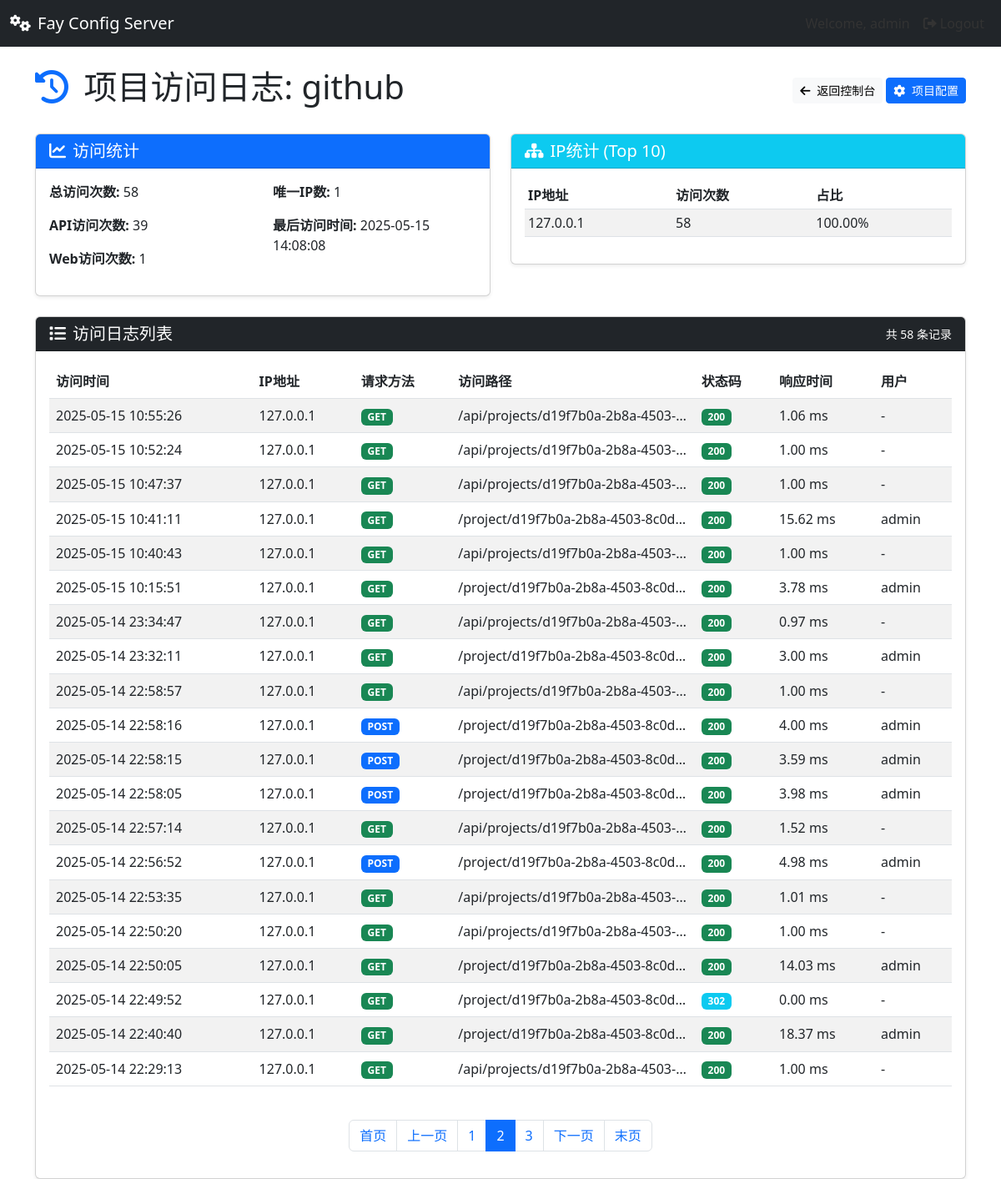
The page /project/d19f7b0a-2b8a-4503-8c0d-1a587b90eb69/logs?page=2&per_page=20 (signed in) on the database its author committed.
### tables this page shows
CREATE TABLE project_stats (
        project_id TEXT PRIMARY KEY,
        last_access TIMESTAMP,
        total_accesses INTEGER DEFAULT 0,
        api_accesses INTEGER DEFAULT 0,
        web_accesses INTEGER DEFAULT 0,
        unique_ips INTEGER DEFAULT 0
    );

CREATE TABLE access_logs (
        id INTEGER PRIMARY KEY AUTOINCREMENT,
        project_id TEXT NOT NULL,
        access_time TIMESTAMP NOT NULL,
        ip_address TEXT,
        user_agent TEXT,
        request_method TEXT,
        endpoint TEXT,
        params TEXT,
        status_code INTEGER,
        response_time REAL,
        user_id TEXT
    );

### app.py (the view)
@app.route('/project/<project_id>/logs', methods=['GET'])
@login_required
def project_logs(project_id):
    if not project_id:
        flash('项目ID不能为空', 'danger')
        return redirect(url_for('dashboard'))
    project_dir = os.path.join(APP_CONFIG['PROJECTS_DIR'], project_id)
    if not os.path.exists(project_dir):
        flash(f'找不到项目目录: {project_dir}', 'danger')
        return redirect(url_for('dashboard'))
    project_config_path = os.path.join(project_dir, 'project.json')
    if not os.path.exists(project_config_path):
        flash(f'找不到项目配置文件: {project_config_path}', 'danger')
        return redirect(url_for('dashboard'))
    try:
        with open(project_config_path, 'r', encoding='utf-8') as f:
            project_config = json.load(f)
        if 'id' not in project_config:
            project_config['id'] = project_id
        page = request.args.get('page', 1, type=int)
        per_page = request.args.get('per_page', 20, type=int)
        logs = access_log.get_project_access_logs(
            project_id,
            limit=per_page,
            offset=(page-1)*per_page
        )
        stats = access_log.get_project_stats(project_id)
        ip_stats = access_log.get_project_ip_stats(project_id)
        total_pages = (logs['total'] + per_page - 1) // per_page
        return render_template(
            'project_logs.html',
            project=project_config,
            logs=logs['logs'],
            stats=stats,
            ip_stats=ip_stats,
            page=page,
            per_page=per_page,
            total_pages=total_pages,
            total_records=logs['total']
        )
    except Exception as e:
        flash(f'读取项目访问日志时出错: {str(e)}', 'danger')
        return redirect(url_for('dashboard'))

### app.py (called while the page is built, shortened)
def login_required(f):
    @wraps(f)
    def decorated_function(*args, **kwargs):
        if 'logged_in' not in session:
            flash('Please log in to access this page', 'warning')
            return redirect(url_for('login'))
        return f(*args, **kwargs)
    return decorated_function

@app.before_request
def log_request_info():
    request.start_time = time.time()

@app.after_request
def log_request(response):
    try:
        is_config_api = False
        project_id = None
    except Exception as e:
        print(f"访问日志记录错误: {str(e)}")
    return response

### utils/access_log.py (called while the page is built)
def get_project_stats(project_id=None):
    try:
        conn = sqlite3.connect(DB_PATH)
        conn.row_factory = sqlite3.Row
        cursor = conn.cursor()
        if project_id:
            cursor.execute('SELECT * FROM project_stats WHERE project_id = ?', (project_id,))
            result = cursor.fetchone()
            stats = dict(result) if result else None
        else:
            cursor.execute('SELECT * FROM project_stats ORDER BY last_access DESC')
            stats = [dict(row) for row in cursor.fetchall()]
        conn.close()
        return stats
    except Exception as e:
        print(f"获取项目统计时出错: {str(e)}")
        return [] if project_id is None else None

def get_project_ip_stats(project_id, limit=10):
    try:
        conn = sqlite3.connect(DB_PATH)
        cursor = conn.cursor()
        cursor.execute('''
        SELECT ip_address, COUNT(*) as count
        FROM access_logs
        WHERE project_id = ?
        GROUP BY ip_address
        ORDER BY count DESC
        LIMIT ?
        ''', (project_id, limit))
        ip_stats = [{'ip': row[0], 'count': row[1]} for row in cursor.fetchall()]
        conn.close()
        return ip_stats
    except Exception as e:
        print(f"获取IP统计时出错: {str(e)}")
        return []

### templates/project_logs.html (shortened to what this page needs)
{% extends 'base.html' %}
{% block content %}
<div class="container mt-4">
  <div class="d-flex justify-content-between align-items-center mb-4">
    <h1>
      <i class="fas fa-history text-primary me-2"></i>
      项目访问日志: {{ project.name }}
    </h1>
    <div>
      <a href="{{ url_for('dashboard') }}" class="btn btn-light btn-sm">
        <i class="fas fa-arrow-left me-1"></i> 返回控制台
      </a>
      <a href="{{ url_for('project_config', project_id=project.id) }}" class="btn btn-primary btn-sm">
        <i class="fas fa-cog me-1"></i> 项目配置
      </a>
    </div>
  </div>
  <div class="row mb-4">
    <div class="col-md-6">
      <div class="card shadow-sm">
        <div class="card-header bg-primary text-white">
          <h5 class="mb-0"><i class="fas fa-chart-line me-2"></i>访问统计</h5>
        </div>
        <div class="card-body">
          {% if stats %}
          <div class="row">
            <div class="col-md-6">
              <p><strong>总访问次数:</strong> {{ stats.total_accesses }}</p>
              <p><strong>API访问次数:</strong> {{ stats.api_accesses }}</p>
              <p><strong>Web访问次数:</strong> {{ stats.web_accesses }}</p>
            </div>
            <div class="col-md-6">
              <p><strong>唯一IP数:</strong> {{ stats.unique_ips }}</p>
              <p><strong>最后访问时间:</strong> {{ stats.last_access }}</p>
            </div>
          </div>
          {% else %}
          <p class="text-center text-muted">暂无访问统计数据</p>
          {% endif %}
        </div>
      </div>
    </div>
    <div class="col-md-6">
      <div class="card shadow-sm">
        <div class="card-header bg-info text-white">
          <h5 class="mb-0"><i class="fas fa-sitemap me-2"></i>IP统计 (Top 10)</h5>
        </div>
        <div class="card-body">
          {% if ip_stats %}
          <div class="table-responsive">
            <table class="table table-sm table-striped">
              <thead>
                <tr>
                  <th>IP地址</th>
                  <th>访问次数</th>
                  <th>占比</th>
                </tr>
              </thead>
              <tbody>
                {% for ip in ip_stats %}
                <tr>
                  <td>{{ ip.ip }}</td>
                  <td>{{ ip.count }}</td>
                  <td>
                    {% if stats and stats.total_accesses > 0 %}
                    {{ "%.2f"|format(ip.count / stats.total_accesses * 100) }}%
                    {% else %}
                    0%
                    {% endif %}
                  </td>
                </tr>
                {% endfor %}
              </tbody>
            </table>
          </div>
          {% else %}
          <p class="text-center text-muted">暂无IP统计数据</p>
          {% endif %}
        </div>
      </div>
    </div>
  </div>
  <div class="card shadow-sm">
    <div class="card-header bg-dark text-white d-flex justify-content-between align-items-center">
      <h5 class="mb-0"><i class="fas fa-list me-2"></i>访问日志列表</h5>
      <small>共 {{ total_records }} 条记录</small>
    </div>
    <div class="card-body">
      {% if logs %}
      <div class="table-responsive">
        <table class="table table-striped table-hover">
          <thead>
            <tr>
              <th>访问时间</th>
              <th>IP地址</th>
              <th>请求方法</th>
              <th>访问路径</th>
              <th>状态码</th>
              <th>响应时间</th>
              <th>用户</th>
            </tr>
          </thead>
          <tbody>
            {% for log in logs %}
            <tr>
              <td>{{ log.access_time }}</td>
              <td>{{ log.ip_address }}</td>
              <td>
                <span class="badge {% if log.request_method == 'GET' %}bg-success{% elif log.request_method == 'POST' %}bg-primary{% elif log.request_method == 'PUT' %}bg-warning{% elif log.request_method == 'DELETE' %}bg-danger{% else %}bg-secondary{% endif %}">
                  {{ log.request_method }}
                </span>
              </td>
              <td class="text-truncate" style="max-width: 200px;">{{ log.endpoint }}</td>
              <td>
                <span class="badge {% if log.status_code < 300 %}bg-success{% elif log.status_code < 400 %}bg-info{% elif log.status_code < 500 %}bg-warning{% else %}bg-danger{% endif %}">
                  {{ log.status_code }}
                </span>
              </td>
              <td>{{ "%.2f"|format(log.response_time * 1000) }} ms</td>
              <td>{{ log.user_id if log.user_id else "-" }}</td>
            </tr>
            {% endfor %}
          </tbody>
        </table>
      </div>
      {% if total_pages > 1 %}
      <nav aria-label="访问日志分页" class="mt-4">
        <ul class="pagination justify-content-center">
          <li class="page-item {% if page == 1 %}disabled{% endif %}">
            <a class="page-link" href="{{ url_for('project_logs', project_id=project.id, page=1, per_page=per_page) }}">首页</a>
          </li>
          <li class="page-item {% if page == 1 %}disabled{% endif %}">
            <a class="page-link" href="{{ url_for('project_logs', project_id=project.id, page=page-1, per_page=per_page) }}">上一页</a>
          </li>
          {% set start_page = [page - 2, 1]|max %}
          {% set end_page = [start_page + 4, total_pages]|min %}
          {% set start_page = [end_page - 4, 1]|max %}
          {% for p in range(start_page, end_page + 1) %}
          <li class="page-item {% if p == page %}active{% endif %}">
            <a class="page-link" href="{{ url_for('project_logs', project_id=project.id, page=p, per_page=per_page) }}">{{ p }}</a>
          </li>
          {% endfor %}
          <li class="page-item {% if page == total_pages %}disabled{% endif %}">
            <a class="page-link" href="{{ url_for('project_logs', project_id=project.id, page=page+1, per_page=per_page) }}">下一页</a>
          </li>
          <li class="page-item {% if page == total_pages %}disabled{% endif %}">
            <a class="page-link" href="{{ url_for('project_logs', project_id=project.id, page=total_pages, per_page=per_page) }}">末页</a>
          </li>
        </ul>
      </nav>
      {% endif %}
      {% else %}
      <div class="alert alert-info">
        <i class="fas fa-info-circle me-2"></i> 暂无访问日志记录
      </div>
      {% endif %}
    </div>
  </div>
</div>
{% endblock %}

### rows shown on the page
project_stats: total_accesses "58", api_accesses "39", web_accesses "1", unique_ips "1", last_access "2025-05-15 14:08:08", ip.count/stats.total_accesses*100 "100.00"
access_logs: access_time "2025-05-15 10:55:26", ip_address "127.0.0.1", request_method "GET", endpoint "/api/projects/d19f7b0a-2b8a-4503-…", status_code "200", log.response_time*1000 "1.06", user_id "-"
access_logs: access_time "2025-05-15 10:52:24", ip_address "127.0.0.1", request_method "GET", endpoint "/api/projects/d19f7b0a-2b8a-4503-…", status_code "200", log.response_time*1000 "1.00", user_id "-"
access_logs: access_time "2025-05-15 10:47:37", ip_address "127.0.0.1", request_method "GET", endpoint "/api/projects/d19f7b0a-2b8a-4503-…", status_code "200", log.response_time*1000 "1.00", user_id "-"
access_logs: access_time "2025-05-15 10:41:11", ip_address "127.0.0.1", request_method "GET", endpoint "/project/d19f7b0a-2b8a-4503-8c0d…", status_code "200", log.response_time*1000 "15.62", user "admin"
access_logs: access_time "2025-05-15 10:40:43", ip_address "127.0.0.1", request_method "GET", endpoint "/api/projects/d19f7b0a-2b8a-4503-…", status_code "200", log.response_time*1000 "1.00", user_id "-"
access_logs: access_time "2025-05-15 10:15:51", ip_address "127.0.0.1", request_method "GET", endpoint "/project/d19f7b0a-2b8a-4503-8c0d…", status_code "200", log.response_time*1000 "3.78", user "admin"
access_logs: access_time "2025-05-14 23:34:47", ip_address "127.0.0.1", request_method "GET", endpoint "/api/projects/d19f7b0a-2b8a-4503-…", status_code "200", log.response_time*1000 "0.97", user_id "-"
access_logs: access_time "2025-05-14 23:32:11", ip_address "127.0.0.1", request_method "GET", endpoint "/project/d19f7b0a-2b8a-4503-8c0d…", status_code "200", log.response_time*1000 "3.00", user "admin"
access_logs: access_time "2025-05-14 22:58:57", ip_address "127.0.0.1", request_method "GET", endpoint "/api/projects/d19f7b0a-2b8a-4503-…", status_code "200", log.response_time*1000 "1.00", user_id "-"
access_logs: access_time "2025-05-14 22:58:16", ip_address "127.0.0.1", request_method "POST", endpoint "/project/d19f7b0a-2b8a-4503-8c0d…", status_code "200", log.response_time*1000 "4.00", user "admin"
access_logs: access_time "2025-05-14 22:58:15", ip_address "127.0.0.1", request_method "POST", endpoint "/project/d19f7b0a-2b8a-4503-8c0d…", status_code "200", log.response_time*1000 "3.59", user "admin"
access_logs: access_time "2025-05-14 22:58:05", ip_address "127.0.0.1", request_method "POST", endpoint "/project/d19f7b0a-2b8a-4503-8c0d…", status_code "200", log.response_time*1000 "3.98", user "admin"
access_logs: access_time "2025-05-14 22:57:14", ip_address "127.0.0.1", request_method "GET", endpoint "/api/projects/d19f7b0a-2b8a-4503-…", status_code "200", log.response_time*1000 "1.52", user_id "-"
access_logs: access_time "2025-05-14 22:56:52", ip_address "127.0.0.1", request_method "POST", endpoint "/project/d19f7b0a-2b8a-4503-8c0d…", status_code "200", log.response_time*1000 "4.98", user "admin"
access_logs: access_time "2025-05-14 22:53:35", ip_address "127.0.0.1", request_method "GET", endpoint "/api/projects/d19f7b0a-2b8a-4503-…", status_code "200", log.response_time*1000 "1.01", user_id "-"
access_logs: access_time "2025-05-14 22:50:20", ip_address "127.0.0.1", request_method "GET", endpoint "/api/projects/d19f7b0a-2b8a-4503-…", status_code "200", log.response_time*1000 "1.00", user_id "-"
access_logs: access_time "2025-05-14 22:50:05", ip_address "127.0.0.1", request_method "GET", endpoint "/project/d19f7b0a-2b8a-4503-8c0d…", status_code "200", log.response_time*1000 "14.03", user "admin"
access_logs: access_time "2025-05-14 22:49:52", ip_address "127.0.0.1", request_method "GET", endpoint "/project/d19f7b0a-2b8a-4503-8c0d…", status_code "302", log.response_time*1000 "0.00", user_id "-"
access_logs: access_time "2025-05-14 22:40:40", ip_address "127.0.0.1", request_method "GET", endpoint "/project/d19f7b0a-2b8a-4503-8c0d…", status_code "200", log.response_time*1000 "18.37", user "admin"
access_logs: access_time "2025-05-14 22:29:13", ip_address "127.0.0.1", request_method "GET", endpoint "/api/projects/d19f7b0a-2b8a-4503-…", status_code "200", log.response_time*1000 "1.00", user_id "-"

### other values the page prints
{{ project.name }} "github"
{{ ip.ip }} "127.0.0.1"
{{ ip.count }} "58"
{{ total_records }} "58"
{{ p }} "1" "2" "3"
